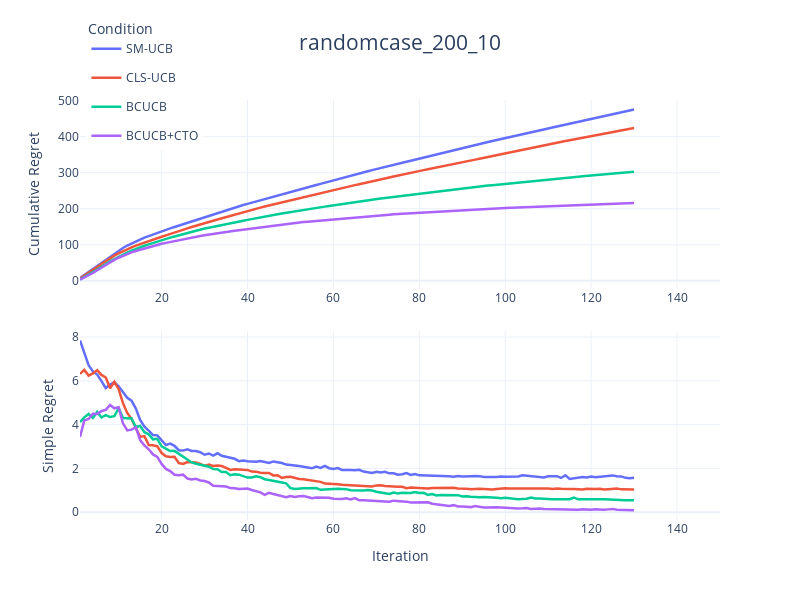

The code cell stored with this chart in its notebook:
### Code cell
import pandas as pd
import plotly.graph_objects as go
import plotly.express as px
from plotly.subplots import make_subplots
import plotly.io as pio
import os
import numpy as np

text = "randomcase"

# 定义文件夹路径
data_folder = os.path.join('Data', text)

# 定义文件列表 - Simple Regret来自pre文件，Cumulative Regret来自原始文件
simple_regret_files = ['200_10_smallest_pre.csv','200_10_cluster_pre.csv', '200_10_dynamic_pre.csv', '200_10_cyclic_pre.csv']
cumulative_regret_files = ['200_10_smallest.csv','200_10_cluster.csv','200_10_dynamic.csv', '200_10_cyclic.csv']

curve_names = ['SM-UCB','CLS-UCB', 'BCUCB', 'BCUCB+CTO']
colors = px.colors.qualitative.Plotly[:len(curve_names)] 

# 创建DataFrame存储Simple Regret和Cumulative Regret
simple_regret_data = pd.DataFrame()
cumulative_regret_data = pd.DataFrame()

# 加载Simple Regret数据（来自pre文件）
for file, name in zip(simple_regret_files, curve_names):
    file_path = os.path.join(data_folder, file)
    df = pd.read_csv(file_path, index_col='Repetition')
    
    # 计算每个step的均值（Simple Regret）
    mean_results = df.mean(axis=0)
    
    # 添加到Simple Regret DataFrame
    temp_df = pd.DataFrame({
        'Iter': range(1, 151),
        'Value': mean_results.values,
        'Condition': name
    })
    simple_regret_data = pd.concat([simple_regret_data, temp_df])

# 加载Cumulative Regret数据（来自原始文件）
for file, name in zip(cumulative_regret_files, curve_names):
    file_path = os.path.join(data_folder, file)
    df = pd.read_csv(file_path, index_col='Repetition')
    
    # 计算每个step的均值
    mean_results = df.mean(axis=0)
    
    # 计算Cumulative Regret
    cumsum_results = np.cumsum(mean_results.values)
    temp_df = pd.DataFrame({
        'Iter': range(1, 151),
        'Value': cumsum_results,
        'Condition': name
    })
    cumulative_regret_data = pd.concat([cumulative_regret_data, temp_df])

# 创建子图（2行1列，垂直排列）- 删除子图标题
fig = make_subplots(
    rows=2, cols=1,
    vertical_spacing=0.1
    # 删除了 subplot_titles 参数
)

# 第一子图：Cumulative Regret（来自原始文件）- 先画Cumulative Regret
for i, condition in enumerate(curve_names):
    cumsum_df = cumulative_regret_data[cumulative_regret_data['Condition'] == condition]
    fig.add_trace(
        go.Scatter(
            x=cumsum_df['Iter'],
            y=cumsum_df['Value'],
            name=condition,
            legendgroup=condition,
            showlegend=True,  # 在第一子图显示图例
            line=dict(color=colors[i],width=2.5),
            meta=[condition],
            hovertemplate="Iter: %{x}<br>Cumulative Regret: %{y:.4f}<br>Condition: %{meta[0]}<extra></extra>"
        ),
        row=1, col=1  # Cumulative Regret放在第一行
    )

# 第二子图：Obs-based Simple Regret（来自pre文件）
for i, condition in enumerate(curve_names):
    simple_df = simple_regret_data[simple_regret_data['Condition'] == condition]
    fig.add_trace(
        go.Scatter(
            x=simple_df['Iter'],
            y=simple_df['Value'],
            name=condition,
            legendgroup=condition,
            showlegend=False,  # 避免重复图例
            line=dict(color=colors[i],width=2.5),
            meta=[condition],
            hovertemplate="Iter: %{x}<br>Simple Regret: %{y:.4f}<br>Condition: %{meta[0]}<extra></extra>"
        ),
        row=2, col=1  # Simple Regret放在第二行
    )

# 更新布局
fig.update_layout(
    title_text=text+"_200_10",
    title_x=0.5,
    title_font=dict(size=21),
    height=600,
    width=800,
    template='plotly_white',
    legend_title_text='Condition',
    legend=dict(yanchor="top", y=1.2, xanchor="left", x=0.01)
)

# 更新Y轴和X轴标签
fig.update_yaxes(title_text="Cumulative Regret", row=1, col=1)  # 第一子图Y轴标签
fig.update_yaxes(title_text="Simple Regret", row=2, col=1)      # 第二子图Y轴标签
fig.update_xaxes(title_text="Iteration", row=2, col=1)          # 仅底部子图显示X轴标签

# 显示图形
fig.show()

# 保存为HTML文件（可选）
# pio.write_html(fig, 'combined_simple_cumulative_plot.html')
#fig.write_image(text+"_200_10", format="png", width=800, height=600, scale=3)

### Figure 1 — Plotly figure (JSON) as saved in the notebook; plotly's stock layout.template omitted (floating-point values rounded to 4 significant figures; data arrays with more than 128 entries replaced by an {"elided": "..."} marker saying what was removed)
{"data": [{"hovertemplate": "Iter: %{x}<br>Cumulative Regret: %{y:.4f}<br>Condition: %{meta[0]}<extra></extra>", "legendgroup": "SM-UCB", "line": {"color": "#636EFA", "width": 2.5}, "meta": ["SM-UCB"], "name": "SM-UCB", "showlegend": true, "type": "scatter", "x": {"elided": "150 int values"}, "xaxis": "x", "y": {"elided": "150 float values"}, "yaxis": "y"}, {"hovertemplate": "Iter: %{x}<br>Cumulative Regret: %{y:.4f}<br>Condition: %{meta[0]}<extra></extra>", "legendgroup": "CLS-UCB", "line": {"color": "#EF553B", "width": 2.5}, "meta": ["CLS-UCB"], "name": "CLS-UCB", "showlegend": true, "type": "scatter", "x": {"elided": "150 int values"}, "xaxis": "x", "y": {"elided": "150 float values"}, "yaxis": "y"}, {"hovertemplate": "Iter: %{x}<br>Cumulative Regret: %{y:.4f}<br>Condition: %{meta[0]}<extra></extra>", "legendgroup": "BCUCB", "line": {"color": "#00CC96", "width": 2.5}, "meta": ["BCUCB"], "name": "BCUCB", "showlegend": true, "type": "scatter", "x": {"elided": "150 int values"}, "xaxis": "x", "y": {"elided": "150 float values"}, "yaxis": "y"}, {"hovertemplate": "Iter: %{x}<br>Cumulative Regret: %{y:.4f}<br>Condition: %{meta[0]}<extra></extra>", "legendgroup": "BCUCB+CTO", "line": {"color": "#AB63FA", "width": 2.5}, "meta": ["BCUCB+CTO"], "name": "BCUCB+CTO", "showlegend": true, "type": "scatter", "x": {"elided": "150 int values"}, "xaxis": "x", "y": {"elided": "150 float values"}, "yaxis": "y"}, {"hovertemplate": "Iter: %{x}<br>Simple Regret: %{y:.4f}<br>Condition: %{meta[0]}<extra></extra>", "legendgroup": "SM-UCB", "line": {"color": "#636EFA", "width": 2.5}, "meta": ["SM-UCB"], "name": "SM-UCB", "showlegend": false, "type": "scatter", "x": {"elided": "150 int values"}, "xaxis": "x2", "y": {"elided": "150 float values"}, "yaxis": "y2"}, {"hovertemplate": "Iter: %{x}<br>Simple Regret: %{y:.4f}<br>Condition: %{meta[0]}<extra></extra>", "legendgroup": "CLS-UCB", "line": {"color": "#EF553B", "width": 2.5}, "meta": ["CLS-UCB"], "name": "CLS-UCB", "showlegend": false, "type": "scatter", "x": {"elided": "150 int values"}, "xaxis": "x2", "y": {"elided": "150 float values"}, "yaxis": "y2"}, {"hovertemplate": "Iter: %{x}<br>Simple Regret: %{y:.4f}<br>Condition: %{meta[0]}<extra></extra>", "legendgroup": "BCUCB", "line": {"color": "#00CC96", "width": 2.5}, "meta": ["BCUCB"], "name": "BCUCB", "showlegend": false, "type": "scatter", "x": {"elided": "150 int values"}, "xaxis": "x2", "y": {"elided": "150 float values"}, "yaxis": "y2"}, {"hovertemplate": "Iter: %{x}<br>Simple Regret: %{y:.4f}<br>Condition: %{meta[0]}<extra></extra>", "legendgroup": "BCUCB+CTO", "line": {"color": "#AB63FA", "width": 2.5}, "meta": ["BCUCB+CTO"], "name": "BCUCB+CTO", "showlegend": false, "type": "scatter", "x": {"elided": "150 int values"}, "xaxis": "x2", "y": {"elided": "150 float values"}, "yaxis": "y2"}], "layout": {"height": 600, "legend": {"title": {"text": "Condition"}, "x": 0.01, "xanchor": "left", "y": 1.2, "yanchor": "top"}, "title": {"font": {"size": 21}, "text": "randomcase_200_10", "x": 0.5}, "width": 800, "xaxis": {"anchor": "y", "domain": [0, 1]}, "xaxis2": {"anchor": "y2", "domain": [0, 1], "title": {"text": "Iteration"}}, "yaxis": {"anchor": "x", "domain": [0.55, 1], "title": {"text": "Cumulative Regret"}}, "yaxis2": {"anchor": "x2", "domain": [0, 0.45], "title": {"text": "Simple Regret"}}}}
